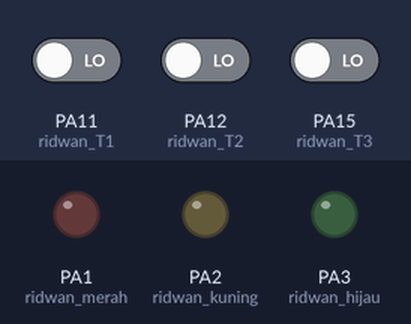
Bench run of a sketch on a simulated STM32 Blue Pill. Parts: output pins drawn as LEDs (lit = HIGH). The inputs (shaded band) are chosen by the test bench; at power-on: PA11 (ridwan_T1) LOW, PA12 (ridwan_T2) LOW, PA15 (ridwan_T3) LOW. What the sketch prints to the serial monitor is not drawn.

Above: at 1.2 s.
1.3 s: PA11 (ridwan_T1) driven HIGH
At 2.5 s:
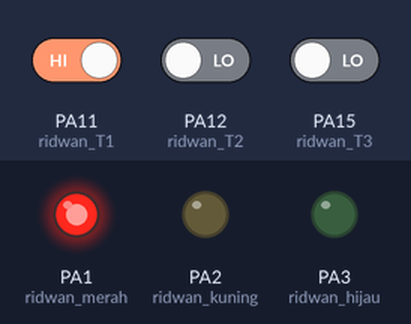
2.8 s: PA12 (ridwan_T2) driven HIGH
At 3.8 s:
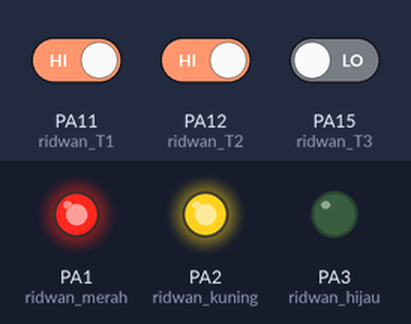
4.3 s: PA15 (ridwan_T3) driven HIGH
At 4.9 s:
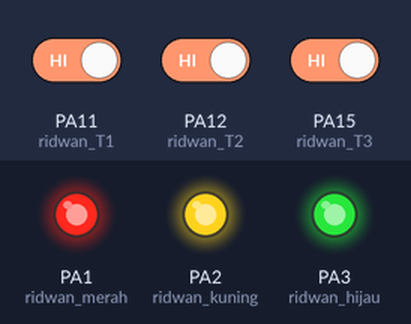
5.8 s: PA11 (ridwan_T1) driven LOW
At 6.1 s:
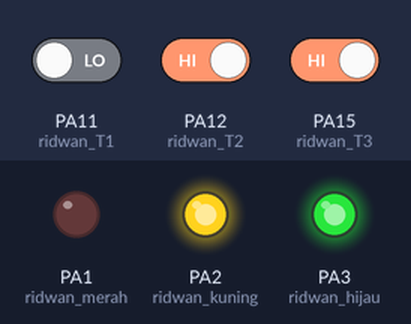
7.3 s: PA12 (ridwan_T2) driven LOW
At 8.4 s:
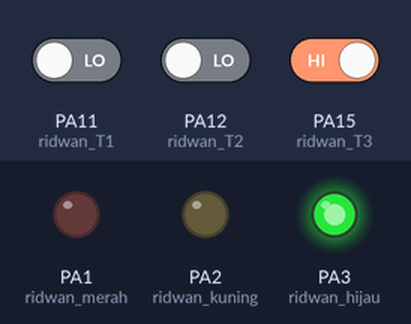
8.8 s: PA11 (ridwan_T1) driven HIGH
At 9.6 s:
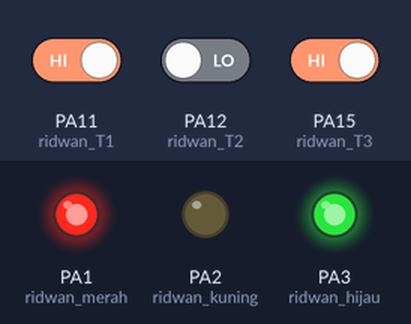
Timing chart, 0 to 11.3 s (numbered marks = the images above; inputs shaded):
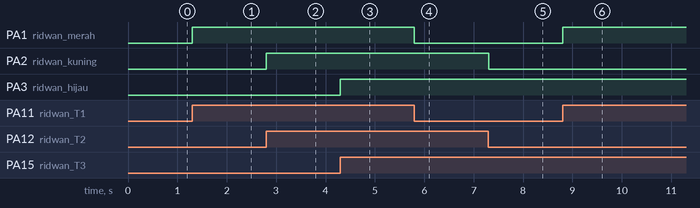

Measured:
- after the input at 1.3 s, PA1 (ridwan_merah): LOW → HIGH at once
- after the input at 2.8 s, PA2 (ridwan_kuning): LOW → HIGH at once
- after the input at 4.3 s, PA3 (ridwan_hijau): LOW → HIGH at once
- after the input at 5.8 s, PA1 (ridwan_merah): HIGH → LOW at once
- after the input at 7.3 s, PA2 (ridwan_kuning): HIGH → LOW at once
- after the input at 8.8 s, PA1 (ridwan_merah): LOW → HIGH at once

The sketch:

TANTANGAN_PROGRAM_LED_STM32.ino
```cpp
//INISIALISASI
int ridwan_T1=PA11;
int ridwan_T2=PA12;
int ridwan_T3=PA15;

int ridwan_merah=PA1;
int ridwan_kuning=PA2;
int ridwan_hijau=PA3;

void setup(){
  Serial.begin(9600);
  pinMode(ridwan_T1,INPUT);
  pinMode(ridwan_T2,INPUT);
  pinMode(ridwan_T3,INPUT);

  pinMode(ridwan_merah,OUTPUT);
  pinMode(ridwan_kuning,OUTPUT);
  pinMode(ridwan_hijau,OUTPUT);
}

void loop(){
  //BACA DATA
  int ridwan_bacaT1=digitalRead(ridwan_T1);
  int ridwan_bacaT2=digitalRead(ridwan_T2);
  int ridwan_bacaT3=digitalRead(ridwan_T3);

  //PRINT TO SERIAL
  Serial.print("Tombol1 :");  Serial.print(ridwan_bacaT1);
  Serial.print(" | Tombol2 :");  Serial.print(ridwan_bacaT2);
  Serial.print(" | Tombol3 :");  Serial.print(ridwan_bacaT3);
  Serial.println();

  //LOGIKA TOMBOL 1
  if(ridwan_bacaT1==1){
    digitalWrite(ridwan_merah,HIGH);
  }else{
    digitalWrite(ridwan_merah,LOW);
  }
  //LOGIKA TOMBOL 2
  if(ridwan_bacaT2==1){
    digitalWrite(ridwan_kuning,HIGH);
  }else{
    digitalWrite(ridwan_kuning,LOW);
  }
  //LOGIKA TOMBOL 3
  if(ridwan_bacaT3==1){
    digitalWrite(ridwan_hijau,HIGH);
  }else{
    digitalWrite(ridwan_hijau,LOW);
  }
}
```
